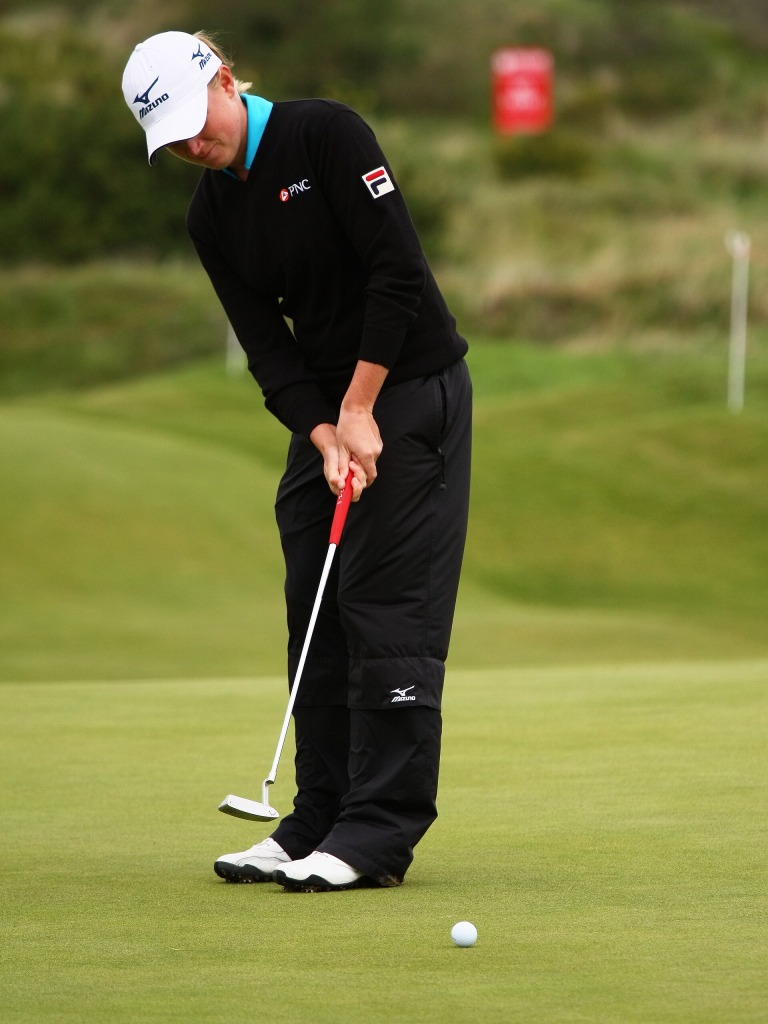
#> input picture images/person_2.jpg, 768 x 1024 px, found by its file name
$ python ex3_teste.py
#> lines starting #> are read from the running program, lines starting #| are printed output that depends on the picture; after the words box and inside, x2 and y2 are one past the last pixel; in counts of white or black regions, pixels touching at a corner belong together
#!/usr/bin/env python3

# imports
import cv2
import numpy as np


# Main function
def main():

    print("SAVI exercise")


    # load image
    image = cv2.imread("C:/Users/carolina marques/Desktop/SAVI/MySavi/images/person_2.jpg")
#> image is the input picture: shape (1024, 768, 3); mean B, G, R 60.6, 118.8, 117.8


    height, width, channels = image.shape
#> height = 1024; width = 768; channels = 3

    # resize image
    image = cv2.resize(image, (round(width/2), round(height/2)))
#> image: shape (512, 384, 3)


    cv2.imshow("Original", image)


    # --------------------------------
    # Convert image to HSV
    # --------------------------------

    hsv = cv2.cvtColor(image, cv2.COLOR_BGR2HSV)
#> hsv: shape (512, 384, 3); mean H, S, V 35.6, 121.3, 121.9


    h, s, v = cv2.split(hsv)
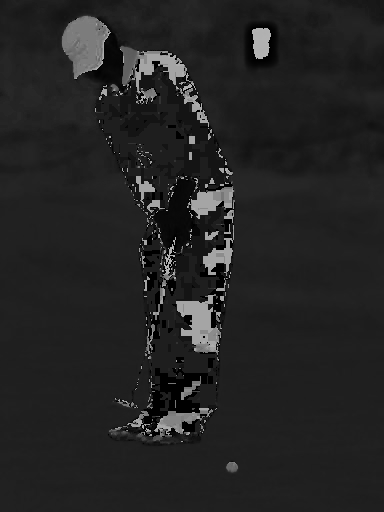
#> h: shape (512, 384); min 0, max 179, mean 35.6
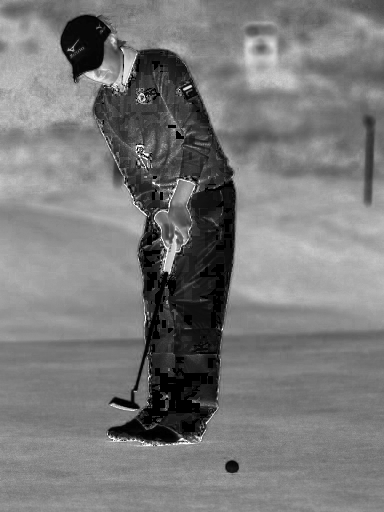
#> s: shape (512, 384); min 0, max 255, mean 121.3
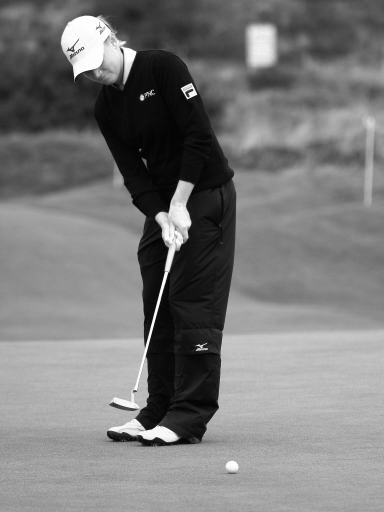
#> v: shape (512, 384); min 2, max 255, mean 121.9


    # --------------------------------
    # Get masks using HSV limits
    # --------------------------------


    # grass is green
    mask_h = np.logical_and(h > 30, h < 90)
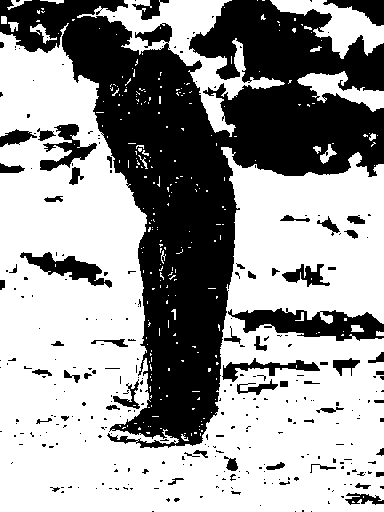
#> mask_h: shape (512, 384) bool; 61.4% white; 300 black regions (240 under 20 px), largest, box (x1, y1, x2, y2) and area: (0, 0, 384, 448) 63397, (228, 308, 384, 341) 2853, (20, 252, 112, 288) 1220

    print("mask_h dtype = " + str(mask_h.dtype))
#| mask_h dtype = bool


    mask_s = np.logical_and(s > 60, s < 255)
#> mask_s: shape (512, 384) bool; 86.4% white; 181 black regions (165 under 20 px), largest, box (x1, y1, x2, y2) and area: (108, 49, 236, 444) 22926, (61, 15, 111, 83) 2091, (94, 85, 121, 126) 386

    print("mask_s dtype = " + str(mask_s.dtype))
#| mask_s dtype = bool


    mask_v = np.logical_and(v > 40, v < 255)
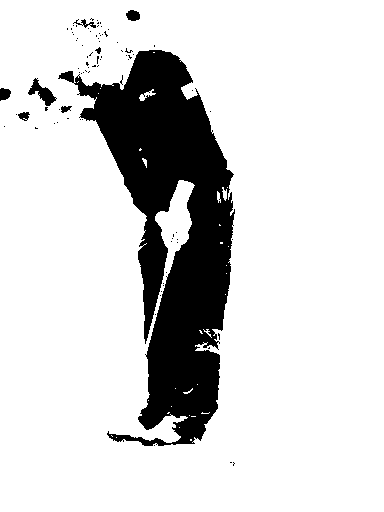
#> mask_v: shape (512, 384) bool; 83.8% white; 87 black regions (79 under 20 px), largest, box (x1, y1, x2, y2) and area: (58, 50, 235, 446) 30939, (28, 78, 57, 106) 315, (126, 10, 140, 21) 119

    print("mask_v dtype = " + str(mask_v.dtype))
#| mask_v dtype = bool


    # --------------------------------
    # Combine masks
    # --------------------------------

    mask_grass = np.logical_and(mask_h, mask_s)
#> mask_grass: shape (512, 384) bool; 60.8% white; 295 black regions (236 under 20 px), largest, box (x1, y1, x2, y2) and area: (0, 0, 384, 448) 64728, (228, 308, 384, 341) 2853, (20, 252, 112, 288) 1220
    mask_grass = np.logical_and(mask_grass, mask_v)
#> mask_grass: shape (512, 384) bool; 59.8% white; 308 black regions (244 under 20 px), largest, box (x1, y1, x2, y2) and area: (0, 0, 384, 448) 65995, (228, 308, 384, 341) 2853, (20, 252, 112, 288) 1220


    cv2.imshow(
        "grass mask",
        mask_grass.astype(np.uint8)*255
    )


    # --------------------------------
    # Remove noise
    # --------------------------------

    kernel = np.ones((5,5), np.uint8)


    mask_uint8 = mask_grass.astype(np.uint8)*255


    mask_clean = cv2.morphologyEx(
        mask_uint8,
        cv2.MORPH_OPEN,
        kernel,
        iterations=2
    )
#> mask_clean: shape (512, 384); 54.4% white; 93 black regions (63 under 20 px), largest, box (x1, y1, x2, y2) and area: (0, 0, 384, 495) 83104, (20, 252, 112, 288) 1475, (310, 456, 384, 505) 1109


    cv2.imshow("clean mask", mask_clean)


    # --------------------------------
    # Person mask
    # invert grass mask
    # --------------------------------


    mask_person = np.logical_not(mask_clean)


    mask_person = mask_person.astype(np.uint8)*255


    cv2.imshow("person mask", mask_person)


    # --------------------------------
    # Keep only the biggest component
    # --------------------------------


    numLabels, labels, stats, centroids = cv2.connectedComponentsWithStats(
        mask_person
    )
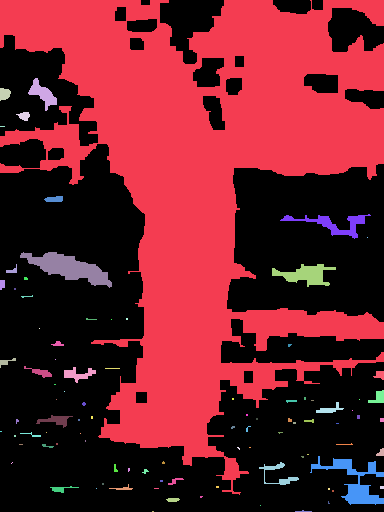
#> labels: shape (512, 384) int32; 94 distinct labels, from 0 to 93; one colour per label, 0 black
#> numLabels = 94; stats = 94 rows, first 6: [0, 0, 384, 512, 106870], [0, 0, 384, 495, 83104], [28, 78, 29, 33, 379], [0, 88, 11, 13, 110], [16, 112, 14, 9, 80], [0, 126, 5, 1, 5]; centroids = 94 pairs, first value 0.5 to 381.5, second value 93.54 to 511


    print("numLabels = " + str(numLabels))
#| numLabels = 94


    largest_area = 0
    largest_index = 0


    for i in range(1, numLabels):

        area = stats[i, cv2.CC_STAT_AREA]


        if area > largest_area:

            largest_area = area
            largest_index = i
#> this loop made 93 passes
#> (area, largest_area) on pass 1: (83104, 83104)
#> area on passes 2, 3, 4, 6, 7, 9: 379, 110, 80, 94, 637, 1475
#> after the loop, largest_area = 83104; largest_index = 1


    print("largest area = " + str(largest_area))
#| largest area = 83104


    # create final mask
    final_mask = np.zeros_like(mask_person)


    final_mask[labels == largest_index] = 255


    cv2.imshow("Final person mask", final_mask)
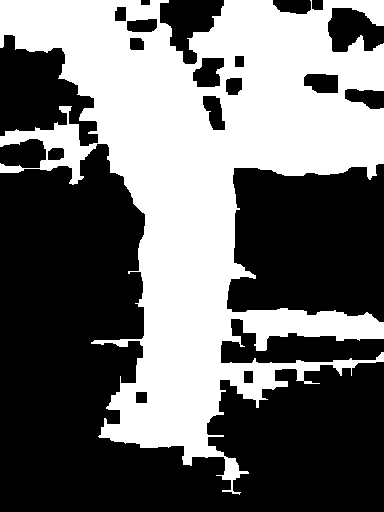
#> window 'Final person mask': shape (512, 384); 42.3% white; 1 white region, box (x1, y1, x2, y2) and area: (0, 0, 384, 495) 83104


    cv2.waitKey(0)


if __name__ == "__main__":
    main()

$ run again, with images/person_3.jpg copied over images/person_2.jpg
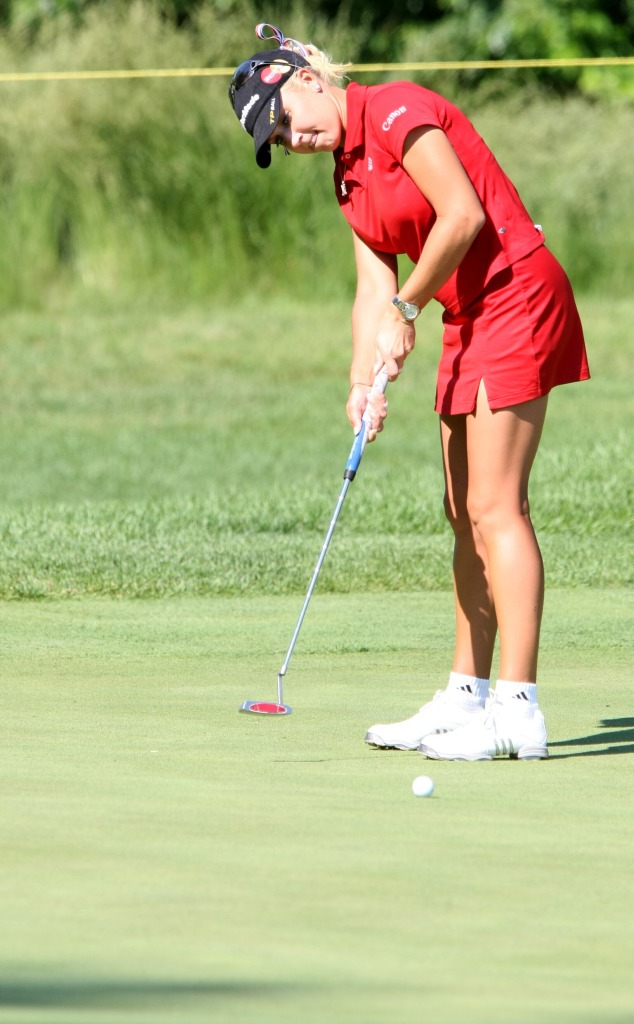
#> input picture images/person_3.jpg, 634 x 1024 px, found by its file name
#> in main, image is the input picture: shape (1024, 634, 3); mean B, G, R 126.3, 179.2, 176.1
#> image: shape (512, 317, 3)
#> hsv: shape (512, 317, 3); mean H, S, V 44.5, 94.2, 192.9
#> mask_h: shape (512, 317) bool; 83.5% white; 12 black regions (6 under 20 px), largest, box (x1, y1, x2, y2) and area: (116, 11, 317, 380) 26128, (0, 34, 117, 41) 376, (120, 342, 146, 358) 142, (207, 389, 217, 397) 54, (27, 49, 35, 54) 26, (145, 306, 152, 325) 22
#| mask_h dtype = bool
#> mask_s: shape (512, 317) bool; 89.8% white; 477 black regions (420 under 20 px), largest, box (x1, y1, x2, y2) and area: (179, 335, 317, 382) 3081, (0, 477, 116, 507) 1703, (114, 11, 171, 84) 1581
#| mask_s dtype = bool
#> mask_v: shape (512, 317) bool; 95.9% white; 405 black regions (360 under 20 px), largest, box (x1, y1, x2, y2) and area: (185, 336, 271, 377) 1309, (175, 0, 223, 15) 464, (235, 205, 255, 266) 447
#| mask_v dtype = bool
#> mask_clean: shape (512, 317); 70.6% white; 57 black regions (40 under 20 px), largest, box (x1, y1, x2, y2) and area: (0, 0, 317, 416) 34799, (0, 419, 214, 512) 9177, (220, 390, 317, 426) 988
#> in main, `numLabels, labels, stats, centroids = cv2.connectedComponentsWithStats..`:
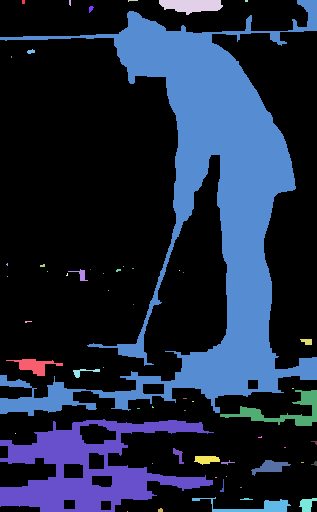
#> labels: shape (512, 317) int32; 58 distinct labels, from 0 to 57; one colour per label, 0 black
#> numLabels = 58; stats = 58 rows, first 6: [0, 0, 317, 512, 114589], [22, 0, 3, 4, 12], [69, 0, 2, 6, 11], [128, 0, 10, 2, 11], [159, 0, 64, 15, 674], [245, 0, 3, 2, 6]; centroids = 58 pairs, first value 6.75 to 314.6, second value 0.0909 to 511
#| numLabels = 58
#> the loop in main, `for i in range(1, numLabels): ` made 57 passes
#> (area, largest_area) on passes 4, 6: (674, 674), (34799, 34799)
#> after the loop in main, `for i in range(1, numLabels):`: largest_area = 34799; largest_index = 6
#| largest area = 34799
#> in main, `cv2.imshow("Final person mask", final_mask)`:
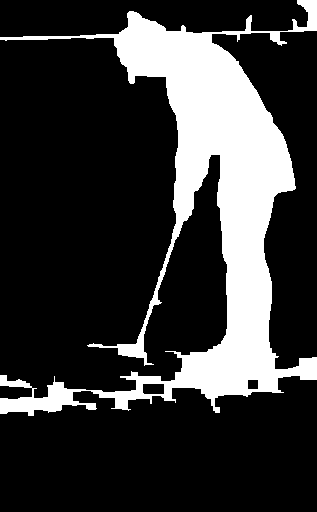
#> window 'Final person mask': shape (512, 317); 21.4% white; 1 white region, box (x1, y1, x2, y2) and area: (0, 0, 317, 416) 34799

$ run again, with images/cenario.jpg copied over images/person_2.jpg
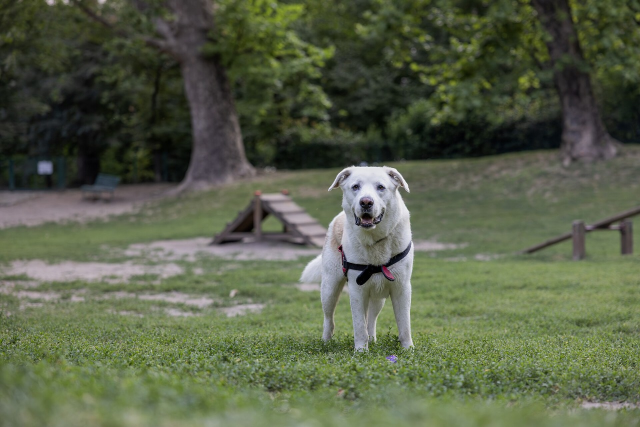
#> input picture images/cenario.jpg, 1280 x 854 px, found by its file name (shown at 1/2 size)
#> in main, image is the input picture: shape (854, 1280, 3); mean B, G, R 72.8, 96.4, 88.4
#> image: shape (427, 640, 3)
#> hsv: shape (427, 640, 3); mean H, S, V 54.5, 71.7, 98
#> mask_h: shape (427, 640) bool; 78.5% white; 222 black regions (166 under 20 px), largest, box (x1, y1, x2, y2) and area: (0, 0, 298, 229) 20852, (117, 161, 456, 352) 17363, (449, 67, 640, 197) 8371
#| mask_h dtype = bool
#> mask_s: shape (427, 640) bool; 61.2% white; 1256 black regions (1125 under 20 px), largest, box (x1, y1, x2, y2) and area: (0, 0, 640, 367) 58418, (0, 0, 328, 231) 30001, (327, 49, 397, 117) 1725
#| mask_s dtype = bool
#> mask_v: shape (427, 640) bool; 87.4% white; 167 black regions (103 under 20 px), largest, box (x1, y1, x2, y2) and area: (0, 57, 193, 189) 14814, (323, 78, 564, 163) 7691, (243, 121, 357, 170) 2539
#| mask_v dtype = bool
#> mask_clean: shape (427, 640); 36.6% white; 62 white regions, largest, box (x1, y1, x2, y2) and area: (215, 0, 549, 135) 24807, (411, 219, 640, 362) 19667, (0, 339, 286, 427) 13187
#> in main, `numLabels, labels, stats, centroids = cv2.connectedComponentsWithStats..`:
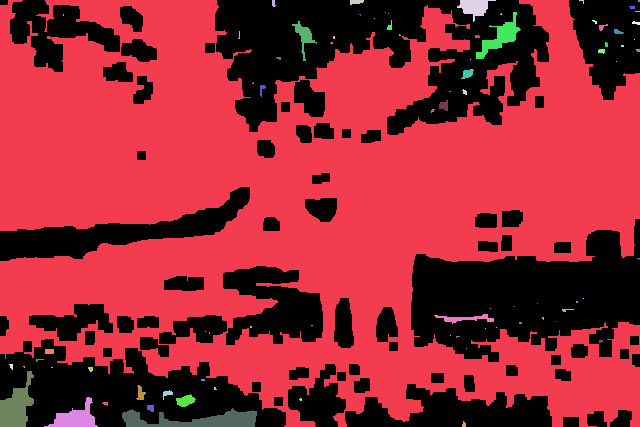
#> labels: shape (427, 640) int32; 81 distinct labels, from 0 to 80; one colour per label, 0 black
#> numLabels = 81; stats = 81 rows, first 6: [0, 0, 640, 427, 99905], [0, 0, 640, 427, 167478], [272, 0, 4, 7, 21], [350, 0, 14, 5, 53], [457, 0, 39, 22, 411], [579, 0, 5, 4, 8]; centroids = 81 pairs, first value 11 to 638.5, second value 0.5 to 424.1
#| numLabels = 81
#> the loop in main, `for i in range(1, numLabels): ` made 80 passes
#> (area, largest_area) on pass 1: (167478, 167478)
#> after the loop in main, `for i in range(1, numLabels):`: largest_area = 167478; largest_index = 1
#| largest area = 167478
#> in main, `cv2.imshow("Final person mask", final_mask)`:
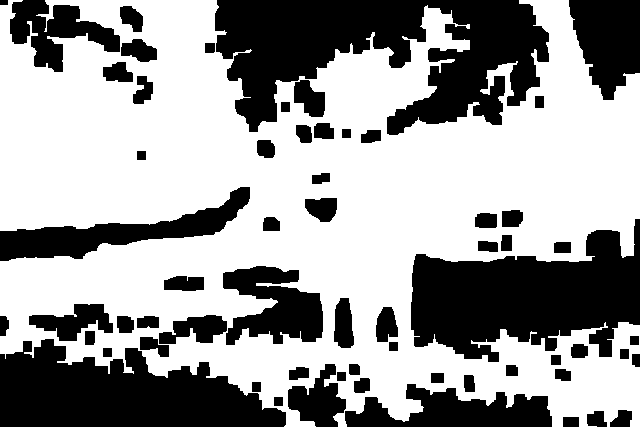
#> window 'Final person mask': shape (427, 640); 61.3% white; 62 black regions, largest, box (x1, y1, x2, y2) and area: (215, 0, 549, 135) 26558, (411, 219, 640, 362) 19964, (0, 339, 286, 427) 16809
